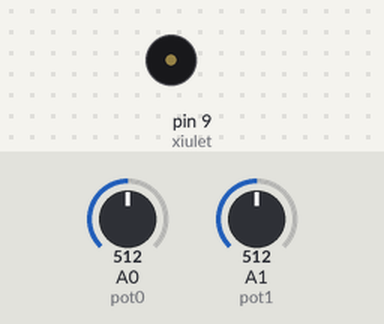
Simulated run of this sketch. Board: Arduino Uno, built with avr-gcc and run on an emulated ATmega328P. On the bench: buzzer (waves = sounding). Inputs (shaded band) come from the test bench; at power-on: A1 (pot1) = 512, A0 (pot0) = 512.

Above: at 1.8 s.
1.9 s: A1 (pot1) set to 266
At 2.4 s:
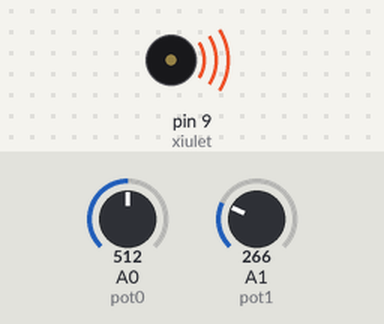
5.4 s: A1 (pot1) set to 242
At 6.3 s:
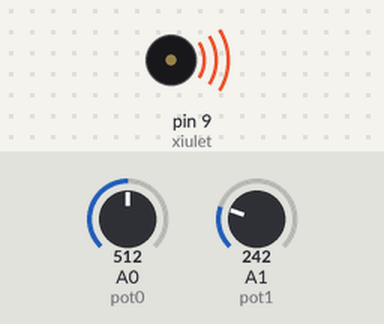
7.2 s: A0 (pot0) set to 498
8.9 s: A0 (pot0) set to 470
At 9.89 s:
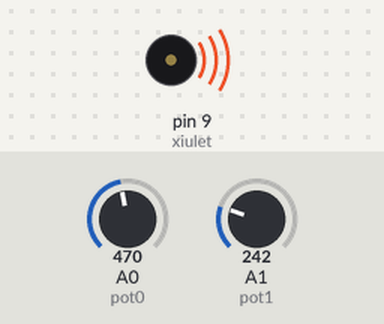
12.4 s: A0 (pot0) set to 511
At 13.1 s:
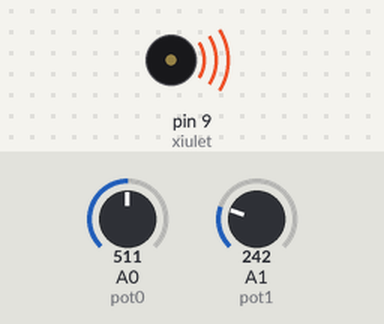
Timing chart, 0 to 15.0 s (numbered marks = the images above; inputs shaded):
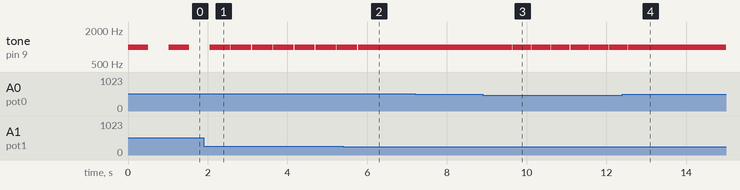

Measured:
- the behaviour switches between 256 and 255 on A1 (pot1) (found by bisection; images 1 and 2)
- the behaviour switches between 485 and 484 on A0 (pot0) (found by bisection; images 2 and 3)
- after the input at 1.9 s, tone on pin 9 (xiulet): alternates 1000 Hz for 0.51 s and silent for 0.02 s, starting after 0.68 s
- after the input at 5.4 s, tone on pin 9 (xiulet): goes on until 5.8 s, then stays 1000 Hz
- after the input at 7.2 s, every drawn part: stays the same
- after the input at 8.9 s, tone on pin 9 (xiulet): alternates 1000 Hz for 0.47 s and silent for 0.01 s, starting after 0.73 s
- after the input at 12.4 s, tone on pin 9 (xiulet): goes on until 12.6 s, then stays 1000 Hz
- by itself, tone on pin 9 (xiulet): alternates 1000 Hz for 0.51 s and silent for 0.51 s

The sketch:

Sirena_activitat_5.ino
```cpp
/**********************************************************************************
**                                                                               **
**                                  Sirena                                       **
**                                                                               **
**  Joan Josep Moreno                                                            **
**********************************************************************************/
//********** Includes *************************************************************
//********** Variables ************************************************************
const int xiulet = 9;        // donar nom al pin 9 de l’Arduino
const int pot0 = A0;         // donar nom al pin A0 de l’Arduino
const int pot1 = A1;         // donar nom al pin A1 de l’Arduino
int valPot0;                 // guardar valor del potenciometre 1
int valPot1;                 // guardar valor del potenciometre 2
//********** Setup ****************************************************************
void setup()
{
  pinMode(xiulet, OUTPUT);   // definir el pin 9 com una sortida
}
//********** Loop *****************************************************************
void loop()
{
  valPot0 = analogRead(pot0);    // llegir valor potenciòmetre
  valPot1 = analogRead(pot1);    // llegir valor potenciòmetre
  tone(xiulet,1000, valPot0);    // xiulet de durada valPot0
  delay(2*valPot1);              // esperar valPot0 del xiulet + valPot1 silenci
}
//********** Funcions *************************************************************
```
